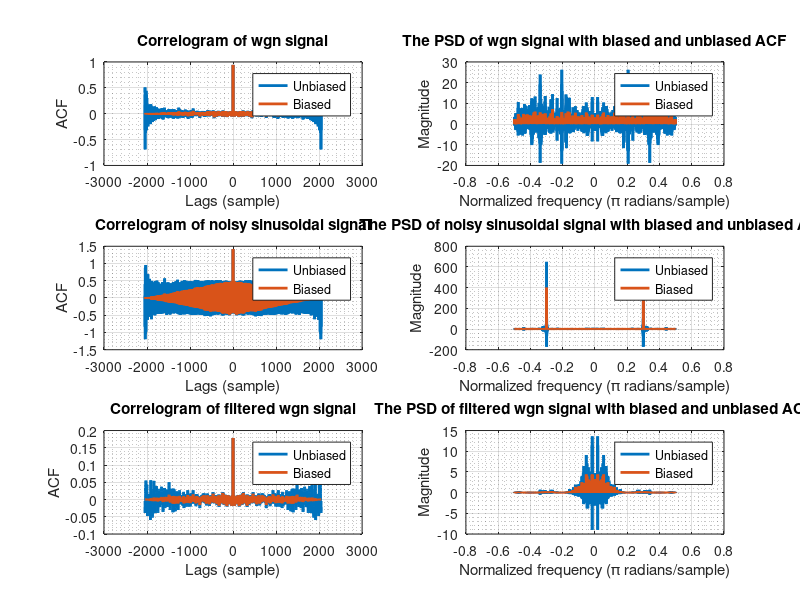

Write MATLAB code to recreate this figure.
%% Task 1.3.a Correlation Estimation
% This task is to calculate the baised and unbaised ACF estimate of a 
% signal, then use these ACF to compute the correlogram. Also compute the
% PSD with different ACF
% Author: Junyu Yan
%--------------------------------------------------------------------------

clc;clear;close all;
%% Initialization
% The number of samples
nSample = 2048;
% The normalized signal frequency
fs = 1;
% The sampling time
time = (0: nSample - 1) / fs;
% The frequency of sinusoidal signal
f_sine = [0.5, 0.7];
% The filter size for filtering WGN
filterSize = 5;

%% The definition of three kinds of signals
% The WGN signal with unit power
wgnSignal = wgn(1, nSample, 0);
% The noisy sinusoidal signal
noisySin = sin(2*pi*f_sine(1)*time)+sin(2*pi*f_sine(2)*time)+wgn(1,nSample,0);
% The filtered WGN signal
% Use the Moving average filter
b = 1/filterSize * ones(1,filterSize);
a = 1;
wgnFilter = filter(b,a,wgnSignal);

%% Biased and unbiased ACF
% The biased and unbiased ACF estimate of wgn signal
[ACF_wgnBi, lagBiased_wgn] = xcorr(wgnSignal,'biased');
[ACF_wgnUnBi, ~] = xcorr(wgnSignal,'unbiased');
% The biased and unbiased ACF estimate of noisey sinusoidal signal
[ACF_sinBi, lagBiased_sin] = xcorr(noisySin,'biased');
[ACF_sinUnBi, ~] = xcorr(noisySin,'unbiased');
% The biased and unbiased ACF estimate of filtered wgn signal
[ACF_filBi, lagBiased_fil] = xcorr(wgnFilter,'biased');
[ACF_filUnBi, ~] = xcorr(wgnFilter,'unbiased');

%% Plot the ACF
% Plot the baised and unbaised ACF for three signals
figure;
subplot(3,2,1);
plot(lagBiased_wgn,ACF_wgnUnBi,'linewidth',2);
hold on;
plot(lagBiased_wgn,ACF_wgnBi,'linewidth',2);
title('Correlogram of wgn signal');
xlabel('Lags (sample)');
ylabel('ACF');
set(gca,'fontsize',10);
grid on; grid minor;
legend('Unbiased','Biased');
subplot(3,2,3);
plot(lagBiased_sin,ACF_sinUnBi,'linewidth',2);
hold on;
plot(lagBiased_sin,ACF_sinBi,'linewidth',2);
title('Correlogram of noisy sinusoidal signal');
xlabel('Lags (sample)');
ylabel('ACF');
set(gca,'fontsize',10);
grid on; grid minor;
legend('Unbiased','Biased');
subplot(3,2,5);
plot(lagBiased_fil,ACF_filUnBi,'linewidth',2);
hold on;
plot(lagBiased_fil,ACF_filBi,'linewidth',2);
title('Correlogram of filtered wgn signal');
xlabel('Lags (sample)');
ylabel('ACF');
set(gca,'fontsize',10);
grid on; grid minor;
legend('Unbiased','Biased');

%% Obtain and plot the PSD with biased and unbiased ACF
% The normalized frequency with respect to ACF
f_wgn = lagBiased_wgn ./ (2 * nSample) * fs;
f_sin = lagBiased_sin ./ (2 * nSample) * fs;
f_fil = lagBiased_fil ./ (2 * nSample) * fs;
% Calculate the PSD
% Shift to the original frequency, then apply fft, then shift to zero 
% frequency at the center
psdBi_wgn = real(fftshift(fft(ifftshift(ACF_wgnBi))));
psdUnBi_wgn = real(fftshift(fft(ifftshift(ACF_wgnUnBi))));
psdBi_sin = real(fftshift(fft(ifftshift(ACF_sinBi))));
psdUnBi_sin = real(fftshift(fft(ifftshift(ACF_sinUnBi))));
psdBi_fil = real(fftshift(fft(ifftshift(ACF_filBi))));
psdUnBi_fil = real(fftshift(fft(ifftshift(ACF_filUnBi))));
subplot(3,2,2);
plot(f_wgn,psdUnBi_wgn,'linewidth',2);
hold on;
plot(f_wgn,psdBi_wgn,'linewidth',2);
grid on; grid minor;
title('The PSD of wgn signal with biased and unbiased ACF');
xlabel('Normalized frequency (\pi radians/sample)');
ylabel('Magnitude');
set(gca,'fontsize',10);
legend('Unbiased','Biased');
subplot(3,2,4);
plot(f_sin,psdUnBi_sin,'linewidth',2);
hold on;
plot(f_sin,psdBi_sin,'linewidth',2);
grid on; grid minor;
set(gca,'fontsize',10);
title('The PSD of noisy sinusoidal signal with biased and unbiased ACF');
xlabel('Normalized frequency (\pi radians/sample)');
ylabel('Magnitude');
legend('Unbiased','Biased');
subplot(3,2,6);
plot(f_fil,psdUnBi_fil,'linewidth',2);
hold on;
plot(f_fil,psdBi_fil,'linewidth',2);
grid on; grid minor;
title('The PSD of filtered wgn signal with biased and unbiased ACF');
xlabel('Normalized frequency (\pi radians/sample)');
ylabel('Magnitude');
set(gca,'fontsize',10);
legend('Unbiased','Biased');

